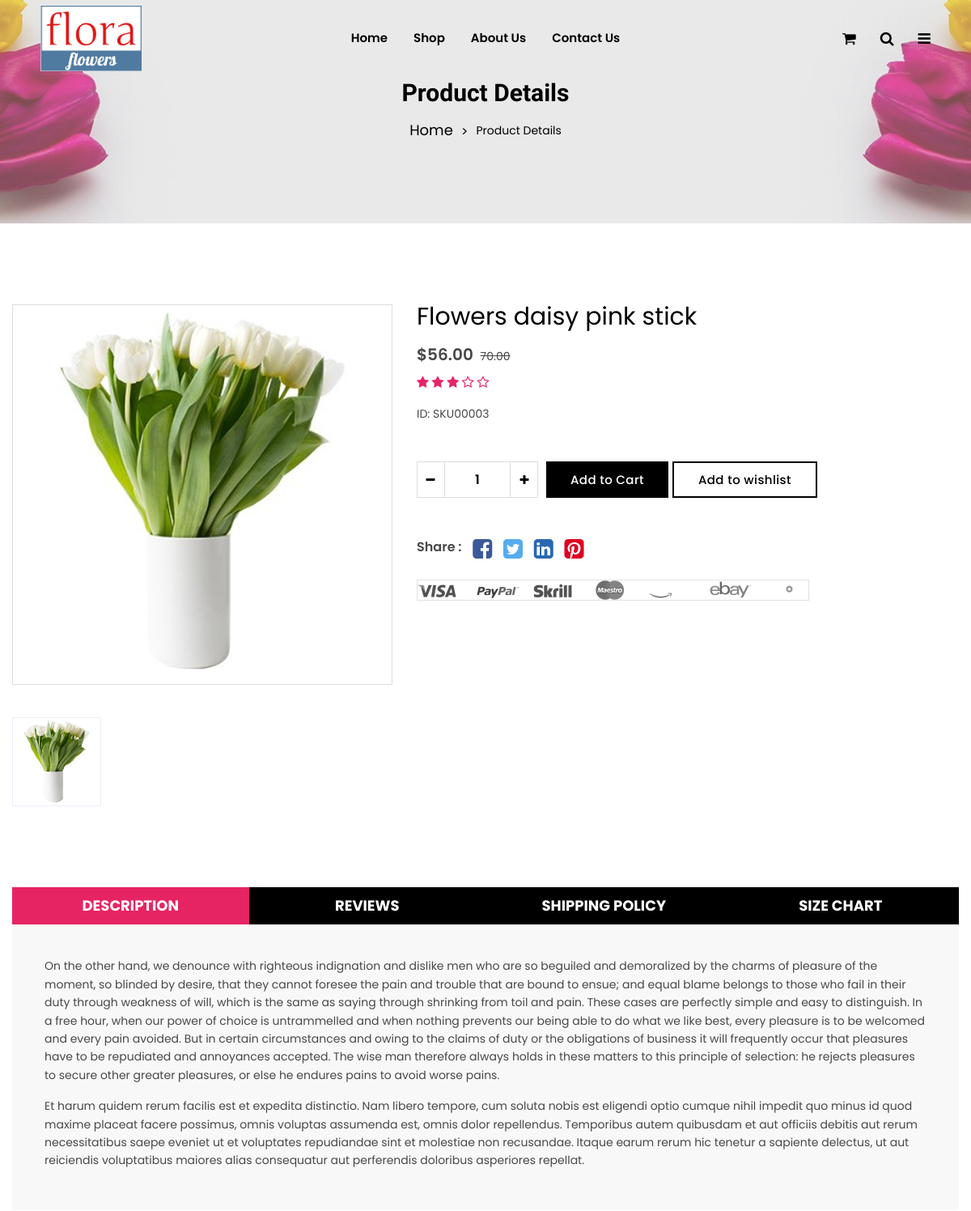
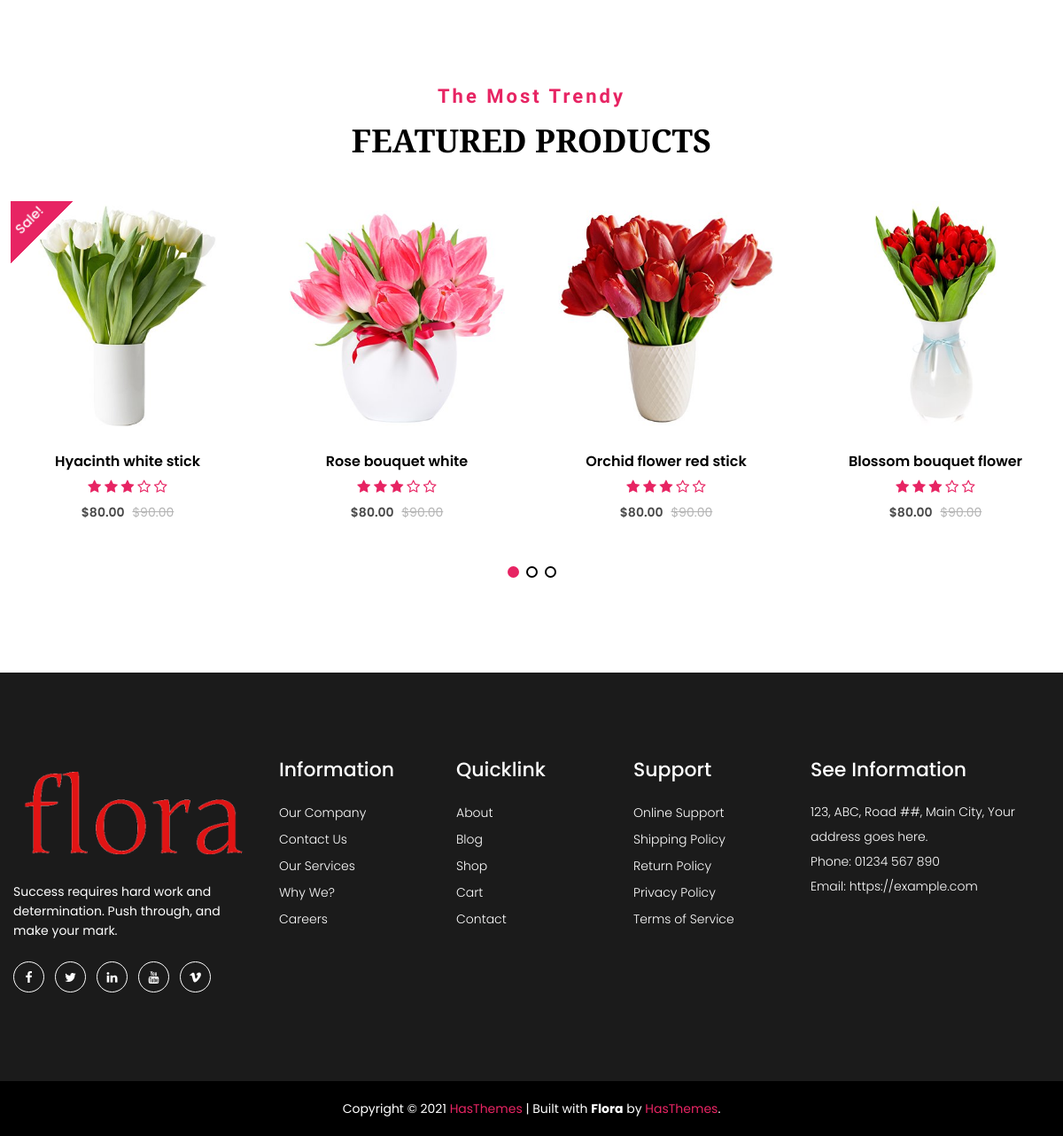
The page /product-details.php?product_id=3 on the database its author committed (2 pictures, top to bottom).
### tables this page shows
CREATE TABLE `products` (
  `id` int(11) NOT NULL,
  `product_name` varchar(50) NOT NULL,
  `price` varchar(50) NOT NULL,
  `description` varchar(1000) NOT NULL,
  `is_sale` varchar(10) NOT NULL,
  `img` varchar(50) NOT NULL
);

### product-details.php (the view, shortened to what the rows shown need)
<!doctype html>
<html class="no-js" lang="en">
<head>
    <link rel="stylesheet" href="assets/css/vendor/bootstrap.min.css">
    <link rel="stylesheet" href="assets/css/vendor/font.awesome.min.css">
    <link rel="stylesheet" href="assets/css/vendor/linearicons.min.css">
    <link rel="stylesheet" href="assets/css/plugins/swiper-bundle.min.css">
    <link rel="stylesheet" href="assets/css/plugins/animate.min.css">
    <link rel="stylesheet" href="assets/css/plugins/jquery-ui.min.css">
    <link rel="stylesheet" href="assets/css/plugins/nice-select.min.css">
    <link rel="stylesheet" href="assets/css/plugins/magnific-popup.css">
    <link rel="stylesheet" href="assets/css/style.css">
</head>
<body>
    <?php
require('dbCon.php');
$product_id = $_GET['product_id'];
$query= "SELECT * FROM `products` WHERE id = '".$product_id."'";
$result = mysqli_query($con, $query) or die(mysqli_error($con));
if($result->num_rows > 0) {
    while($row = $result->fetch_assoc()){
        echo "<div class='single-product-main-area'>
        <div class='container container-default custom-area'>
            <div class='row'>
                <div class='col-lg-5 offset-lg-0 col-md-8 offset-md-2 col-custom'>
                    <div class='product-details-img'>
                        <div class='single-product-img swiper-container gallery-top popup-gallery'>
                            <div class='swiper-wrapper'>
                                <div class='swiper-slide'>
                                    <a class='w-100' href='assets/images/product/large-size/1.jpg'>
                                        <img class='w-100' src='".$row['img']."' alt='Product'>
                                    </a>
                                </div>
                            </div>
                        </div>
                        <div class='single-product-thumb swiper-container gallery-thumbs'>
                            <div class='swiper-wrapper'>
                                <div class='swiper-slide'>
                                    <img src='".$row['img']."' alt='Product'>
                                </div>
                            </div>
                            <div class='swiper-button-next swiper-button-white'><i class='lnr lnr-arrow-right'></i></div>
                            <div class='swiper-button-prev swiper-button-white'><i class='lnr lnr-arrow-left'></i></div>
                        </div>
                    </div>
                </div>
                <div class='col-lg-7 col-custom'>
                    <div class='product-summery position-relative'>
                        <div class='product-head mb-3'>
                            <h2 class='product-title'>".$row['product_name']."</h2>
                        </div>
                        <div class='price-box mb-2'>
                            <span class='regular-price'>"."$".strval(number_format(intval(str_replace('$','',$row['price']))-((intval(str_replace('$','',$row['price']))/100)*20),2))."</span>
                            <span class='old-price'><del>".$row['price']."</del></span>
                        </div>
                        <div class='product-rating mb-3'>
                            <i class='fa fa-star'></i>
                            <i class='fa fa-star'></i>
                            <i class='fa fa-star'></i>
                            <i class='fa fa-star-o'></i>
                            <i class='fa fa-star-o'></i>
                        </div>
                        <div class='sku mb-3'>
                            <span>ID: SKU".str_pad($row['id'], 5, '0', STR_PAD_LEFT)."</span>
                        </div>
                        <p class='desc-content mb-5'>".$row['description']."</p>
                            <div class='add-to_cart'>
                            <form id='form' method='POST' action='add_to_cart.php'>
                            <div class='quantity-with_btn mb-5'>
                            <div class='quantity'>
                                <div class='cart-plus-minus'>
                                    <input class='cart-plus-minus-box' value='1' type='text' name='quantity' id='quantity'>
                                    <div class='dec qtybutton'>-</div>
                                    <div class='inc qtybutton'>+</div>
                                </div>
                            </div>
                            <input type='hidden' name='user_id' value='";if(isset($_SESSION['id'])){echo $_SESSION['id'];}else{echo "null";} echo "'>
                            <input type='hidden' name='product_id' value='".$row['id']."'>
                            <input type='hidden' name='image' value='".$row['img']."'>
                            <input class='btn product-cart button-icon flosun-button dark-btn' type='submit' value='Add to Cart' id='addToCart'>
                        </form>
                            <a class='btn flosun-button secondary-btn secondary-border rounded-0' href='wishlist.php'>Add to wishlist</a>
                            </div>
                        </div>
                        <div class='social-share mb-4'>
                            <span>Share :</span>
                            <a href='#'><i class='fa fa-facebook-square facebook-color'></i></a>
                            <a href='#'><i class='fa fa-twitter-square twitter-color'></i></a>
                            <a href='#'><i class='fa fa-linkedin-square linkedin-color'></i></a>
                            <a href='#'><i class='fa fa-pinterest-square pinterest-color'></i></a>
                        </div>
                        <div class='payment'>
                            <a href='#'><img class='border' src='assets/images/payment/payment-icon.png' alt='Payment'></a>
                        </div>
                    </div>
                </div>
            </div>
            <div class='row mt-no-text'>
                <div class='col-lg-12 col-custom'>
                    <ul class='nav nav-tabs' id='myTab' role='tablist'>
                        <li class='nav-item'>
                            <a class='nav-link active text-uppercase' id='home-tab' data-bs-toggle='tab' href='#connect-1' role='tab' aria-selected='true'>Description</a>
                        </li>
                        <li class='nav-item'>
                            <a class='nav-link text-uppercase' id='profile-tab' data-bs-toggle='tab' href='#connect-2' role='tab' aria-selected='false'>Reviews</a>
                        </li>
                        <li class='nav-item'>
                            <a class='nav-link text-uppercase' id='contact-tab' data-bs-toggle='tab' href='#connect-3' role='tab' aria-selected='false'>Shipping Policy</a>
                        </li>
                        <li class='nav-item'>
                            <a class='nav-link text-uppercase' id='review-tab' data-bs-toggle='tab' href='#connect-4' role='tab' aria-selected='false'>Size Chart</a>
                        </li>
                    </ul>
                    <div class='tab-content mb-text' id='myTabContent'>
                        <div class='tab-pane fade show active' id='connect-1' role='tabpanel' aria-labelledby='home-tab'>
                            <div class='desc-content'>
                                <p class='mb-3'>On the other hand, we denounce with righteous indignation and dislike men who are so beguiled and demoralized by the charms of pleasure of the moment, so blinded by desire, that they cannot foresee the pain and trouble that are bound to ensue; and equal blame belongs to those who fail in their duty through weakness of will, which is the same as saying through shrinking from toil and pain. These cases are perfectly simple and easy to distinguish. In a free hour, when our power of choice is untrammelled and when nothing prevents our being able to do what we like best, every pleasure is to be welcomed and every pain avoided. But in certain circumstances and owing to the claims of duty or the obligations of business it will frequently occur that pleasures have to be repudiated and annoyances accepted. The wise man therefore always holds in these matters to this principle of selection: he rejects pleasures to secure other greater pleasures, or else he endures pains to avoid worse pains.</p>
                                <p>Et harum quidem rerum facilis est et expedita distinctio. Nam libero tempore, cum soluta nobis est eligendi optio cumque nihil impedit quo minus id quod maxime placeat facere possimus, omnis voluptas assumenda est, omnis dolor repellendus. Temporibus autem quibusdam et aut officiis debitis aut rerum necessitatibus saepe eveniet ut et voluptates repudiandae sint et molestiae non recusandae. Itaque earum rerum hic tenetur a sapiente delectus, ut aut reiciendis voluptatibus maiores alias consequatur aut perferendis doloribus asperiores repellat.</p>
                            </div>
                        </div>
                    </div>
                </div>
            </div>
        </div>
    </div";
    }}
    ?>
    <?php
   include("footer.php")
   ?>
</body>
</html>

### rows shown on the page
products: img (picture), product_name "Flowers daisy pink stick", price "56.00", price "70.00", id "00003"
